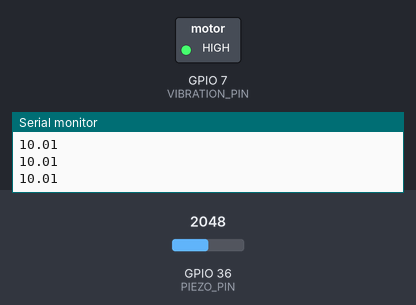
Bench run of a sketch on a simulated ESP32. Parts: switched loads named in the sketch (green lamp = pin HIGH), the last lines printed to the serial monitor. The test bench sets the inputs (shaded band); at power-on: GPIO 36 (PIEZO_PIN) = 2048.

Above: at 1.2 s.
1.3 s: GPIO 36 (PIEZO_PIN) set to 4
2.8 s: GPIO 36 (PIEZO_PIN) set to 1
At 3.2 s:
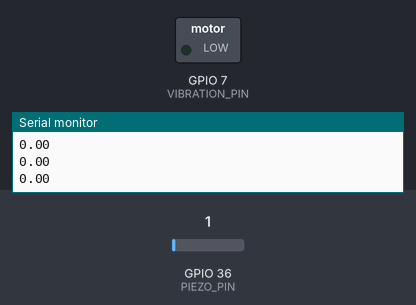
4.3 s: GPIO 36 (PIEZO_PIN) set to 491
At 5.5 s:
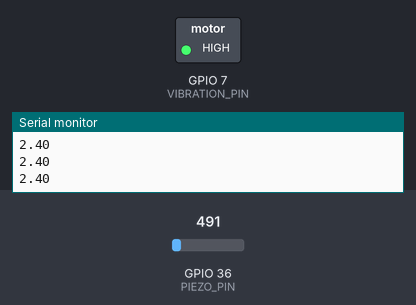
5.8 s: GPIO 36 (PIEZO_PIN) set to 0
At 6.8 s:
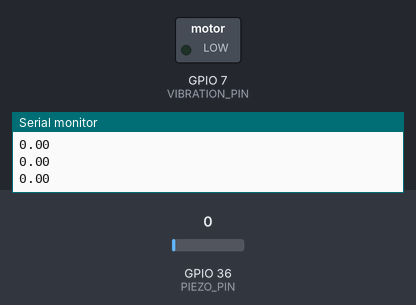
Timing chart, 0 to 8.3 s (numbered marks = the images above; inputs shaded):
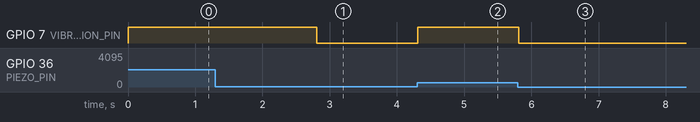

Measured:
- the behaviour switches between 3 and 2 on GPIO 36 (PIEZO_PIN) (found by bisection; images 0 and 1)
- after the input at 2.8 s, GPIO 7 (VIBRATION_PIN): HIGH → LOW at once
- after the input at 4.3 s, GPIO 7 (VIBRATION_PIN): LOW → HIGH at once
- after the input at 5.8 s, GPIO 7 (VIBRATION_PIN): HIGH → LOW at once

The sketch:

Kugel.ino
```cpp
const int PIEZO_PIN = A0; // Piezo output
const int VIBRATION_PIN = 7; // Piezo output


void setup()
{
  Serial.begin(9600);
  pinMode(VIBRATION_PIN, OUTPUT);
}

void loop()
{
  digitalWrite(VIBRATION_PIN, LOW);
  // Read Piezo ADC value in, and convert it to a voltage
  int piezoADC = analogRead(PIEZO_PIN);
  float piezoV = piezoADC / 1023.0 * 5.0;
  Serial.println(piezoV); // Print the voltage.
  if (piezoV == 0.01 || piezoV > 0.01) {
      digitalWrite(VIBRATION_PIN, HIGH);
  }

  delay(100);
}
```
